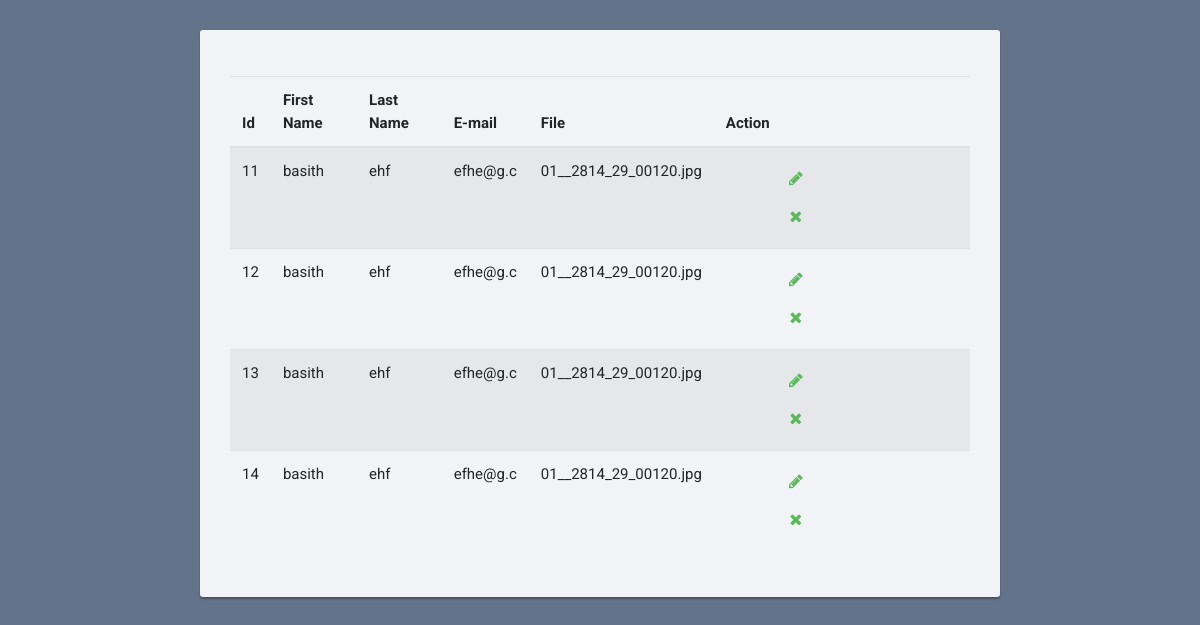
Screenshot of /display.php with the database file from the repository.
### tables this page shows
CREATE TABLE `fusers` (
  `first_name` varchar(225) NOT NULL,
  `last_name` varchar(225) NOT NULL,
  `email` varchar(50) NOT NULL,
  `file` varchar(225) NOT NULL,
  `password` varchar(225) NOT NULL,
  `id` int(11) NOT NULL
);

### display.php (the view, shortened to what this page needs)
<?php
include('config.php');
?>
<!DOCTYPE html>
<html lang="en">
<head>
<link rel="stylesheet" href="https://stackpath.bootstrapcdn.com/bootstrap/4.5.0/css/bootstrap.min.css">
<link rel="stylesheet" href="https://maxcdn.bootstrapcdn.com/font-awesome/4.7.0/css/font-awesome.min.css">
</head>
<body>
<div class="signup-form">
<form method="get" class="contact100-form validate-form">
                  <table id="example" class="table table-striped" style="width:100%">
                    <thead>
                      <tr>
                        <th class="center">Id</th>
                        <th class="hidden-xs"> First Name</th>
                        <th class="hidden-xs">Last Name</th>
                        <th class="hidden-xs">E-mail</th>
                        <th class="hidden-xs"> File</th>
                        <th>Action</th>
                      </tr>
                    </thead>
                    <tbody>
<?php $sql=mysqli_query($con,"select * from fusers ");
while($row=mysqli_fetch_array($sql))
{
?>
                      <tr>
                        <td><?php echo $row['id'];?>
                        </td>
                        <td><?php echo $row['first_name'];?>
                        </td>
                        <td><?php echo $row['last_name'];?></td>
                        <td><?php echo $row['email'];?>
                        </td>
                        <td><?php echo $row['file'];
                        ?></td>
                        <td >
                        <div class="visible-md visible-lg hidden-sm hidden-xs">
              <a href="editinfo.php?id=<?php echo $row['id'];?>" class="btn btn-transparent btn-xs" tooltip-placement="top" tooltip="Edit"><i class="fa fa-pencil"></i></a>
  <a href="display.php?id=<?php echo $row['id']?>&del=delete" onClick="return confirm('Are you sure you want to delete?')"class="btn btn-transparent btn-xs tooltips" tooltip-placement="top" tooltip="Remove"><i class="fa fa-times fa fa-white"></i></a>
                        </div>
                        <?php }?>
                          </div>
</body>
</html>

### display.php (style rules this page uses)
body { color: #fff; background: #63738a; font-family: 'Roboto', sans-serif; }
.form-control, .btn { border-radius: 3px; }
.signup-form { width: 800px; margin: 0 auto; padding: 30px 0; font-size: 15px; }
.signup-form form { color: #999; border-radius: 3px; margin-bottom: 15px; background: #f2f3f7; box-shadow: 0px 2px 2px rgba(0, 0, 0, 0.3); padding: 30px; }
.signup-form .btn { font-size: 16px; font-weight: bold; min-width: 140px; outline: none !important; }
.signup-form a { color: #fff; text-decoration: underline; }
.signup-form form a { color: #5cb85c; text-decoration: none; }

### rows the page displays
fusers: id "11", first_name "basith", last_name "ehf", email "efhe@g.c", file "01__2814_29_00120.jpg"
fusers: id "12", first_name "basith", last_name "ehf", email "efhe@g.c", file "01__2814_29_00120.jpg"
fusers: id "13", first_name "basith", last_name "ehf", email "efhe@g.c", file "01__2814_29_00120.jpg"
fusers: id "14", first_name "basith", last_name "ehf", email "efhe@g.c", file "01__2814_29_00120.jpg"
